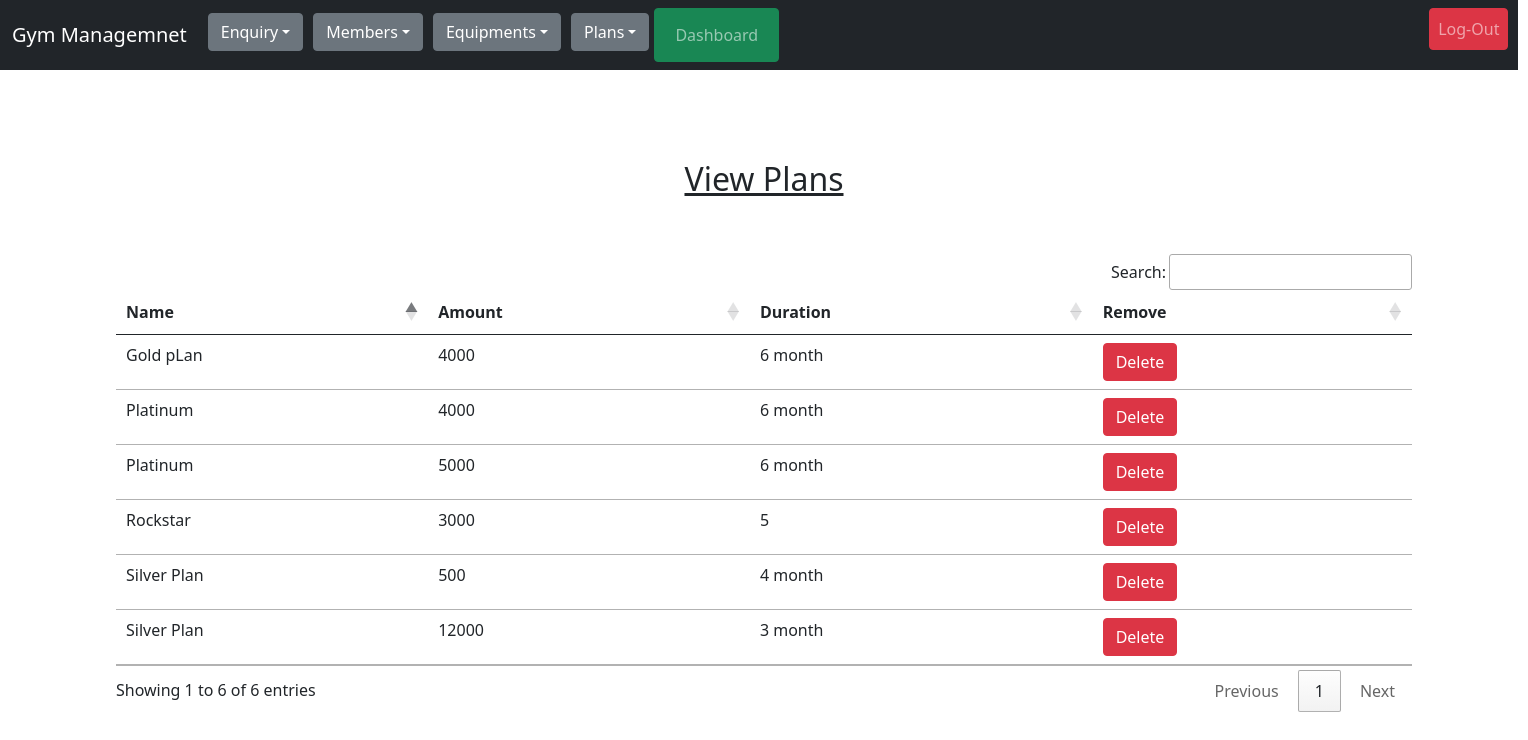
Screenshot of /applications/view_plan/ (signed in) with the database file from the repository.
### application/models.py (models this page shows, shortened)
class Plan(models.Model):
    Name=models.CharField(max_length=20)
    Amount=models.CharField(max_length=20)
    Duration=models.CharField(max_length=20)

### application/views.py (the view)
# urls.py: path('view_plan/',views.view_plan),
def view_plan(request):
    if not request.user.is_staff:
        return('login')
    pla=Plan.objects.all()
    data={'pla':pla}
    return render(request,'application/view_plan.html',data)

### templates/application/view_plan.html (shortened to what this page needs)
{% extends 'application/base.html' %}
{% block div %}
<div class="logoutt" >
<li class="nav-item" >
  <a class="nav-link btn btn-danger"   aria-current="page" href="/applications/logout/">Log-Out</a>
</li>
</div>
{%endblock div %}
{% block body %}
<div class="container" style="margin-top:90px;">
<h2 class="text-center font-weight-bold font-family-calibri text-decoration-underline ">View Plans</h2>
<br><br>
<table  id="example" class="table table-hover table-responsive  ">
<thead class="thead-dark">
<tr >
  <th>Name</th>
  <th>Amount</th>
  <th>Duration</th>
    <th>Remove</th>
</tr>
</thead>
<tbody>
{% for i in pla %}
<tr>
  <td>{{i.Name}}</td>
  <td>{{i.Amount}}</td>
  <td>{{i.Duration}}</td>
  <td ><a  class="btn btn-danger" href="http://localhost:5000/applications/delete_plan?pid={{i.id}}"
    onclick="return confirm('Are you Sure?')">Delete</a></td>
</tr>
{% endfor %}
</tbody>
</table>
</div>
{% endblock body %}

### templates/application/base.html (shortened to what this page needs)
<!doctype html>
<html lang="en">
{% load static %}
  <head>
    <link href="https://cdn.jsdelivr.net/npm/bootstrap@5.0.2/dist/css/bootstrap.min.css" rel="stylesheet"
>
  <link rel="stylesheet" href="{% static 'css/index.css' %}">
 <link href="{% static 'fontawesome_free/css/all.min.css' %}" rel="stylesheet" type="text/css">
<link rel="stylesheet" href="https://cdn.datatables.net/1.10.25/css/jquery.dataTables.min.css">
<link rel="stylesheet" href="https://cdn.datatables.net/buttons/1.7.1/css/buttons.dataTables.min.css">
  </head>
  <body>
    <nav class="navbar navbar-expand-lg navbar-dark bg-dark" style="width: 1518px;">
      <div class="container-fluid">
        <a class="navbar-brand" href="#">Gym Managemnet</a>
        <div class="collapse navbar-collapse" id="navbarNavDropdown">
          <ul class="navbar-nav">
  {% if request.user.is_staff %}
<div class="dropdown" style="margin:5px;" >
<button type="button" name="button" class="btn dropdown-toggle btn-secondary" data-toggle+"dropdown">Enquiry</button>
</div>
<div class="dropdown" style="margin:5px;" >
<button type="button" name="button" class="btn dropdown-toggle btn-secondary" data-toggle+"dropdown">Members</button>
</div>
<div class="dropdown" style="margin:5px;">
<button type="button" name="button" class="btn dropdown-toggle btn-secondary" data-toggle+"dropdown">Equipments</button>
</div>
<div class="dropdown" style="margin:5px;">
<button type="button" name="button" class="btn dropdown-toggle btn-secondary" data-toggle+"dropdown">Plans</button>
</div>
<li class="btn btn-success">
  <a class="nav-link " aria-current="page" href="/applications/admin_homepage">Dashboard</a>
</li>
{% endif %}
{% block div %}
{%endblock div %}
          </ul>
        </div>
      </div>
    </nav>
    {% block body %}
    {% endblock body %}
  </body>
</html>

### templates/application/view_plan.html (style rules this page uses)
.logoutt { position:relative; left:650px; font-size:18px; }

### rows the page displays
Plan: Name "Silver Plan", Amount "500", Duration "4 month"
Plan: Name "Gold pLan", Amount "4000", Duration "6 month"
Plan: Name "Platinum", Amount "4000", Duration "6 month"
Plan: Name "Silver Plan", Amount "12000", Duration "3 month"
Plan: Name "Platinum", Amount "5000", Duration "6 month"
Plan: Name "Rockstar", Amount "3000", Duration "5"
